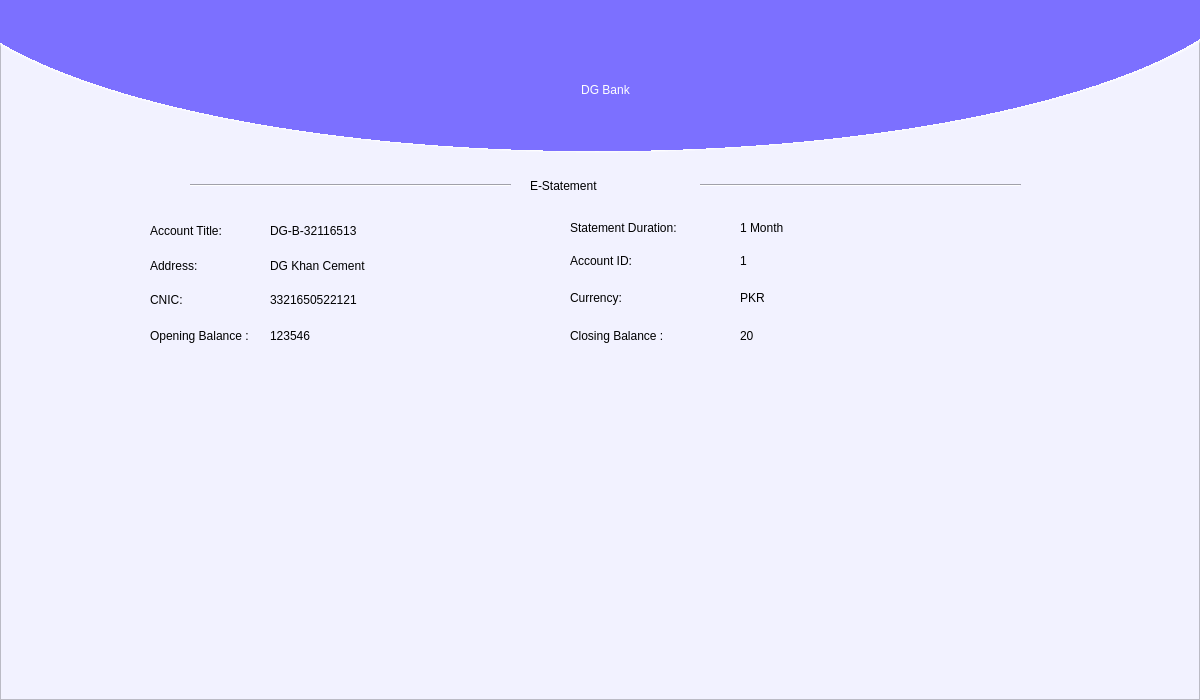
<?xml version="1.0" encoding="UTF-8"?>
<ui version="4.0">
 <class>Form</class>
 <widget class="QWidget" name="Form">
  <property name="geometry">
   <rect>
    <x>0</x>
    <y>0</y>
    <width>1200</width>
    <height>700</height>
   </rect>
  </property>
  <property name="maximumSize">
   <size>
    <width>1200</width>
    <height>700</height>
   </size>
  </property>
  <property name="windowTitle">
   <string>Form</string>
  </property>
  <widget class="QFrame" name="MainFrame">
   <property name="geometry">
    <rect>
     <x>0</x>
     <y>0</y>
     <width>1200</width>
     <height>700</height>
    </rect>
   </property>
   <property name="styleSheet">
    <string notr="true">background-color: rgb(242, 242, 255);</string>
   </property>
   <property name="frameShape">
    <enum>QFrame::StyledPanel</enum>
   </property>
   <property name="frameShadow">
    <enum>QFrame::Raised</enum>
   </property>
   <widget class="QWidget" name="TopBlueCurve" native="true">
    <property name="geometry">
     <rect>
      <x>-100</x>
      <y>-250</y>
      <width>1401</width>
      <height>411</height>
     </rect>
    </property>
    <property name="autoFillBackground">
     <bool>false</bool>
    </property>
    <property name="styleSheet">
     <string notr="true">background-color: qradialgradient(spread:pad, cx:0.5, cy:0.5, radius:0.911, fx:0.495, fy:0.5, stop:0 rgba(124, 112, 255, 255), stop:0.522167 rgba(124, 112, 255, 255), stop:0.522685 rgba(255, 255, 255, 255), stop:0.527094 rgba(255, 255, 255, 0));
</string>
    </property>
    <widget class="QLabel" name="dgbanklabel">
     <property name="geometry">
      <rect>
       <x>580</x>
       <y>290</y>
       <width>251</width>
       <height>101</height>
      </rect>
     </property>
     <property name="styleSheet">
      <string notr="true">font: 87 30pt &quot;Segoe UI Black&quot;;
background-color: rgb(124, 112, 255);
color: rgb(255, 255, 255);</string>
     </property>
     <property name="text">
      <string>DG Bank</string>
     </property>
     <property name="textFormat">
      <enum>Qt::RichText</enum>
     </property>
     <property name="alignment">
      <set>Qt::AlignCenter</set>
     </property>
    </widget>
   </widget>
   <widget class="QLabel" name="label">
    <property name="geometry">
     <rect>
      <x>530</x>
      <y>170</y>
      <width>181</width>
      <height>31</height>
     </rect>
    </property>
    <property name="styleSheet">
     <string notr="true">font: 75 16pt &quot;MS Shell Dlg 2&quot;;</string>
    </property>
    <property name="text">
     <string>E-Statement</string>
    </property>
   </widget>
   <widget class="Line" name="line">
    <property name="geometry">
     <rect>
      <x>700</x>
      <y>165</y>
      <width>321</width>
      <height>41</height>
     </rect>
    </property>
    <property name="orientation">
     <enum>Qt::Horizontal</enum>
    </property>
   </widget>
   <widget class="Line" name="line_2">
    <property name="geometry">
     <rect>
      <x>190</x>
      <y>170</y>
      <width>321</width>
      <height>31</height>
     </rect>
    </property>
    <property name="orientation">
     <enum>Qt::Horizontal</enum>
    </property>
   </widget>
   <widget class="QLabel" name="label_2">
    <property name="geometry">
     <rect>
      <x>150</x>
      <y>215</y>
      <width>101</width>
      <height>31</height>
     </rect>
    </property>
    <property name="text">
     <string>Account Title: </string>
    </property>
   </widget>
   <widget class="QLabel" name="label_3">
    <property name="geometry">
     <rect>
      <x>150</x>
      <y>250</y>
      <width>101</width>
      <height>31</height>
     </rect>
    </property>
    <property name="text">
     <string>Address: </string>
    </property>
   </widget>
   <widget class="QLabel" name="label_4">
    <property name="geometry">
     <rect>
      <x>570</x>
      <y>250</y>
      <width>101</width>
      <height>21</height>
     </rect>
    </property>
    <property name="text">
     <string>Account ID:</string>
    </property>
   </widget>
   <widget class="QLabel" name="label_5">
    <property name="geometry">
     <rect>
      <x>570</x>
      <y>220</y>
      <width>131</width>
      <height>16</height>
     </rect>
    </property>
    <property name="text">
     <string>Statement Duration:</string>
    </property>
   </widget>
   <widget class="QLabel" name="label_6">
    <property name="geometry">
     <rect>
      <x>150</x>
      <y>290</y>
      <width>61</width>
      <height>20</height>
     </rect>
    </property>
    <property name="text">
     <string>CNIC:</string>
    </property>
   </widget>
   <widget class="QLabel" name="label_7">
    <property name="geometry">
     <rect>
      <x>570</x>
      <y>290</y>
      <width>101</width>
      <height>16</height>
     </rect>
    </property>
    <property name="text">
     <string>Currency: </string>
    </property>
   </widget>
   <widget class="QLabel" name="label_8">
    <property name="geometry">
     <rect>
      <x>150</x>
      <y>320</y>
      <width>111</width>
      <height>31</height>
     </rect>
    </property>
    <property name="text">
     <string>Opening Balance :</string>
    </property>
   </widget>
   <widget class="QLabel" name="label_9">
    <property name="geometry">
     <rect>
      <x>570</x>
      <y>320</y>
      <width>111</width>
      <height>31</height>
     </rect>
    </property>
    <property name="text">
     <string>Closing Balance :</string>
    </property>
   </widget>
   <widget class="QLabel" name="label_10">
    <property name="geometry">
     <rect>
      <x>270</x>
      <y>215</y>
      <width>271</width>
      <height>31</height>
     </rect>
    </property>
    <property name="text">
     <string>DG-B-32116513</string>
    </property>
   </widget>
   <widget class="QLabel" name="label_11">
    <property name="geometry">
     <rect>
      <x>270</x>
      <y>250</y>
      <width>281</width>
      <height>31</height>
     </rect>
    </property>
    <property name="text">
     <string>DG Khan Cement</string>
    </property>
   </widget>
   <widget class="QLabel" name="label_12">
    <property name="geometry">
     <rect>
      <x>270</x>
      <y>290</y>
      <width>281</width>
      <height>20</height>
     </rect>
    </property>
    <property name="text">
     <string>3321650522121</string>
    </property>
   </widget>
   <widget class="QLabel" name="label_13">
    <property name="geometry">
     <rect>
      <x>270</x>
      <y>320</y>
      <width>281</width>
      <height>31</height>
     </rect>
    </property>
    <property name="text">
     <string>123546</string>
    </property>
   </widget>
   <widget class="QLabel" name="label_14">
    <property name="geometry">
     <rect>
      <x>740</x>
      <y>220</y>
      <width>281</width>
      <height>16</height>
     </rect>
    </property>
    <property name="text">
     <string>1 Month</string>
    </property>
   </widget>
   <widget class="QLabel" name="label_15">
    <property name="geometry">
     <rect>
      <x>740</x>
      <y>250</y>
      <width>281</width>
      <height>21</height>
     </rect>
    </property>
    <property name="text">
     <string>1</string>
    </property>
   </widget>
   <widget class="QLabel" name="label_16">
    <property name="geometry">
     <rect>
      <x>740</x>
      <y>290</y>
      <width>281</width>
      <height>16</height>
     </rect>
    </property>
    <property name="text">
     <string>PKR</string>
    </property>
   </widget>
   <widget class="QLabel" name="label_17">
    <property name="geometry">
     <rect>
      <x>740</x>
      <y>325</y>
      <width>281</width>
      <height>21</height>
     </rect>
    </property>
    <property name="text">
     <string>20</string>
    </property>
   </widget>
  </widget>
 </widget>
 <resources>
  <include location="image.qrc"/>
 </resources>
 <connections/>
</ui>
